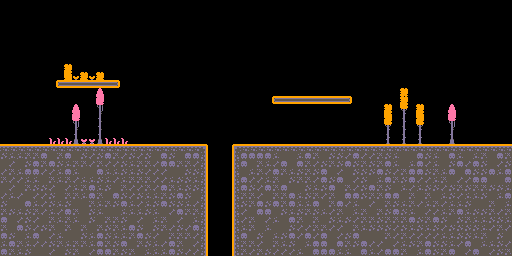

Below is a game level as drawn by its tile map, then a one-line description and the .tmx that defines it (tile-layer data replaced by summaries):
An orthogonal 64x32 tile map with 8x8 px tiles, 2 tile layers (background, foreground).

<map version="1.10" tiledversion="1.11.0" orientation="orthogonal" renderorder="right-down" width="64" height="32" tilewidth="8" tileheight="8" infinite="0" nextlayerid="3" nextobjectid="1">
 <tileset firstgid="1" source="tilemap.tsx" />
 <layer id="1" name="background" width="64" height="32">
  <data>[2048 cells, 889 non-empty, 19 distinct tile ids]</data>
 </layer>
 <layer id="2" name="foreground" width="64" height="32">
  <data>[2048 cells, 31 non-empty, 10 distinct tile ids]</data>
 </layer>
</map>